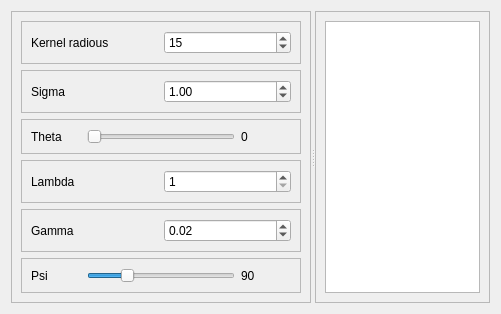
<?xml version="1.0" encoding="UTF-8"?>
<ui version="4.0">
 <class>FrameGaborFilter</class>
 <widget class="QWidget" name="FrameGaborFilter">
  <property name="geometry">
   <rect>
    <x>0</x>
    <y>0</y>
    <width>501</width>
    <height>305</height>
   </rect>
  </property>
  <property name="windowTitle">
   <string>Form</string>
  </property>
  <layout class="QGridLayout" name="gridLayout">
   <item row="0" column="0">
    <widget class="QSplitter" name="splitter">
     <property name="orientation">
      <enum>Qt::Horizontal</enum>
     </property>
     <widget class="QFrame" name="frame">
      <property name="minimumSize">
       <size>
        <width>300</width>
        <height>0</height>
       </size>
      </property>
      <property name="frameShape">
       <enum>QFrame::StyledPanel</enum>
      </property>
      <property name="frameShadow">
       <enum>QFrame::Raised</enum>
      </property>
      <layout class="QVBoxLayout" name="verticalLayout">
       <item>
        <widget class="QFrame" name="frame_8">
         <property name="frameShape">
          <enum>QFrame::StyledPanel</enum>
         </property>
         <property name="frameShadow">
          <enum>QFrame::Raised</enum>
         </property>
         <layout class="QHBoxLayout" name="horizontalLayout_6">
          <item>
           <widget class="QLabel" name="label_6">
            <property name="minimumSize">
             <size>
              <width>50</width>
              <height>0</height>
             </size>
            </property>
            <property name="text">
             <string>Kernel radious</string>
            </property>
           </widget>
          </item>
          <item>
           <widget class="QSpinBox" name="kernelRadious">
            <property name="minimumSize">
             <size>
              <width>0</width>
              <height>0</height>
             </size>
            </property>
            <property name="minimum">
             <number>1</number>
            </property>
            <property name="maximum">
             <number>65000</number>
            </property>
            <property name="value">
             <number>15</number>
            </property>
           </widget>
          </item>
         </layout>
        </widget>
       </item>
       <item>
        <widget class="QFrame" name="frame_3">
         <property name="frameShape">
          <enum>QFrame::StyledPanel</enum>
         </property>
         <property name="frameShadow">
          <enum>QFrame::Raised</enum>
         </property>
         <layout class="QHBoxLayout" name="horizontalLayout">
          <item>
           <widget class="QLabel" name="label">
            <property name="minimumSize">
             <size>
              <width>50</width>
              <height>0</height>
             </size>
            </property>
            <property name="toolTip">
             <string>&lt;html&gt;&lt;head/&gt;&lt;body&gt;&lt;p&gt;Standard deviation of the gaussian envelope.&lt;/p&gt;&lt;/body&gt;&lt;/html&gt;</string>
            </property>
            <property name="text">
             <string>Sigma</string>
            </property>
           </widget>
          </item>
          <item>
           <widget class="QDoubleSpinBox" name="sigmaValue">
            <property name="maximum">
             <double>65000.000000000000000</double>
            </property>
            <property name="singleStep">
             <double>0.500000000000000</double>
            </property>
            <property name="value">
             <double>1.000000000000000</double>
            </property>
           </widget>
          </item>
         </layout>
        </widget>
       </item>
       <item>
        <widget class="QFrame" name="frame_6">
         <property name="frameShape">
          <enum>QFrame::StyledPanel</enum>
         </property>
         <property name="frameShadow">
          <enum>QFrame::Raised</enum>
         </property>
         <layout class="QHBoxLayout" name="horizontalLayout_5">
          <item>
           <widget class="QLabel" name="label_2">
            <property name="minimumSize">
             <size>
              <width>50</width>
              <height>0</height>
             </size>
            </property>
            <property name="toolTip">
             <string>&lt;html&gt;&lt;head/&gt;&lt;body&gt;&lt;p&gt;Orientation of the normal to the parallel stripes of a Gabor function.&lt;/p&gt;&lt;/body&gt;&lt;/html&gt;</string>
            </property>
            <property name="text">
             <string>Theta</string>
            </property>
           </widget>
          </item>
          <item>
           <widget class="QSlider" name="thetaSlider">
            <property name="toolTip">
             <string>&lt;html&gt;&lt;head/&gt;&lt;body&gt;&lt;p&gt;Orientation of the normal to the parallel stripes of a Gabor function.&lt;/p&gt;&lt;/body&gt;&lt;/html&gt;</string>
            </property>
            <property name="maximum">
             <number>179</number>
            </property>
            <property name="orientation">
             <enum>Qt::Horizontal</enum>
            </property>
           </widget>
          </item>
          <item>
           <widget class="QLabel" name="thetaValue">
            <property name="minimumSize">
             <size>
              <width>50</width>
              <height>0</height>
             </size>
            </property>
            <property name="text">
             <string>0</string>
            </property>
           </widget>
          </item>
         </layout>
        </widget>
       </item>
       <item>
        <widget class="QFrame" name="frame_4">
         <property name="frameShape">
          <enum>QFrame::StyledPanel</enum>
         </property>
         <property name="frameShadow">
          <enum>QFrame::Raised</enum>
         </property>
         <layout class="QHBoxLayout" name="horizontalLayout_4">
          <item>
           <widget class="QLabel" name="label_3">
            <property name="minimumSize">
             <size>
              <width>50</width>
              <height>0</height>
             </size>
            </property>
            <property name="toolTip">
             <string>&lt;html&gt;&lt;head/&gt;&lt;body&gt;&lt;p&gt;Wavelength of the sinusoidal factor.&lt;/p&gt;&lt;/body&gt;&lt;/html&gt;</string>
            </property>
            <property name="text">
             <string>Lambda</string>
            </property>
           </widget>
          </item>
          <item>
           <widget class="QSpinBox" name="lambdaValue">
            <property name="minimum">
             <number>1</number>
            </property>
            <property name="maximum">
             <number>65000</number>
            </property>
           </widget>
          </item>
         </layout>
        </widget>
       </item>
       <item>
        <widget class="QFrame" name="frame_7">
         <property name="frameShape">
          <enum>QFrame::StyledPanel</enum>
         </property>
         <property name="frameShadow">
          <enum>QFrame::Raised</enum>
         </property>
         <layout class="QHBoxLayout" name="horizontalLayout_3">
          <item>
           <widget class="QLabel" name="label_4">
            <property name="minimumSize">
             <size>
              <width>50</width>
              <height>0</height>
             </size>
            </property>
            <property name="toolTip">
             <string>&lt;html&gt;&lt;head/&gt;&lt;body&gt;&lt;p&gt;Spatial aspect ratio.&lt;/p&gt;&lt;/body&gt;&lt;/html&gt;</string>
            </property>
            <property name="text">
             <string>Gamma</string>
            </property>
           </widget>
          </item>
          <item>
           <widget class="QDoubleSpinBox" name="gammaValue">
            <property name="maximum">
             <double>65000.000000000000000</double>
            </property>
            <property name="singleStep">
             <double>0.010000000000000</double>
            </property>
            <property name="value">
             <double>0.020000000000000</double>
            </property>
           </widget>
          </item>
         </layout>
        </widget>
       </item>
       <item>
        <widget class="QFrame" name="frame_5">
         <property name="frameShape">
          <enum>QFrame::StyledPanel</enum>
         </property>
         <property name="frameShadow">
          <enum>QFrame::Raised</enum>
         </property>
         <layout class="QHBoxLayout" name="horizontalLayout_2">
          <item>
           <widget class="QLabel" name="label_5">
            <property name="minimumSize">
             <size>
              <width>50</width>
              <height>0</height>
             </size>
            </property>
            <property name="toolTip">
             <string>&lt;html&gt;&lt;head/&gt;&lt;body&gt;&lt;p&gt;Phase offset.&lt;/p&gt;&lt;/body&gt;&lt;/html&gt;</string>
            </property>
            <property name="text">
             <string>Psi</string>
            </property>
           </widget>
          </item>
          <item>
           <widget class="QSlider" name="psiSlider">
            <property name="toolTip">
             <string>&lt;html&gt;&lt;head/&gt;&lt;body&gt;&lt;p&gt;Phase offset.&lt;/p&gt;&lt;/body&gt;&lt;/html&gt;</string>
            </property>
            <property name="maximum">
             <number>359</number>
            </property>
            <property name="value">
             <number>90</number>
            </property>
            <property name="orientation">
             <enum>Qt::Horizontal</enum>
            </property>
           </widget>
          </item>
          <item>
           <widget class="QLabel" name="psiValue">
            <property name="minimumSize">
             <size>
              <width>50</width>
              <height>0</height>
             </size>
            </property>
            <property name="text">
             <string>90</string>
            </property>
           </widget>
          </item>
         </layout>
        </widget>
       </item>
      </layout>
     </widget>
     <widget class="QFrame" name="frame_2">
      <property name="maximumSize">
       <size>
        <width>16777215</width>
        <height>16777215</height>
       </size>
      </property>
      <property name="baseSize">
       <size>
        <width>0</width>
        <height>0</height>
       </size>
      </property>
      <property name="frameShape">
       <enum>QFrame::StyledPanel</enum>
      </property>
      <property name="frameShadow">
       <enum>QFrame::Raised</enum>
      </property>
      <layout class="QGridLayout" name="gridLayout_2">
       <item row="0" column="0">
        <widget class="QGraphicsView" name="graphicsView"/>
       </item>
      </layout>
     </widget>
    </widget>
   </item>
  </layout>
 </widget>
 <resources/>
 <connections/>
</ui>
